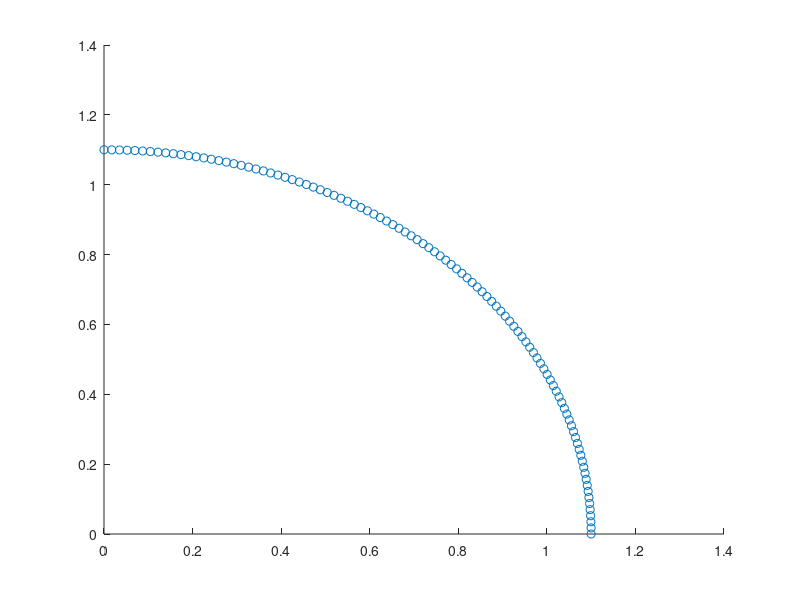

MATLAB code for this plot:
% k = 3;
% xu2 = linspace(-k, k, 100);
% xu1 = 0.5 - xu2.^2;
% xu1(xu1 < 0) = 0;
% plot(xu2, xu1);




% xu1 = linspace(0, 0.5, 100);
% f1 = 1.1 *(1-cos(pi * xu1));
% f2 = 1.1* (1-sin(pi * xu1));
%
% plot(f1, f2);

r = 0.1;
num_point = 100;
sep = pi/(2 *(num_point-1));
pf = [0,  (1+r)];

deg = 0;
for i = 1:num_point-1
    one = [(1+r) *sin(deg + i * sep), (1+r) * cos(deg + i * sep)];
    pf = [pf; one];
end

scatter(pf(:, 1), pf(:, 2));